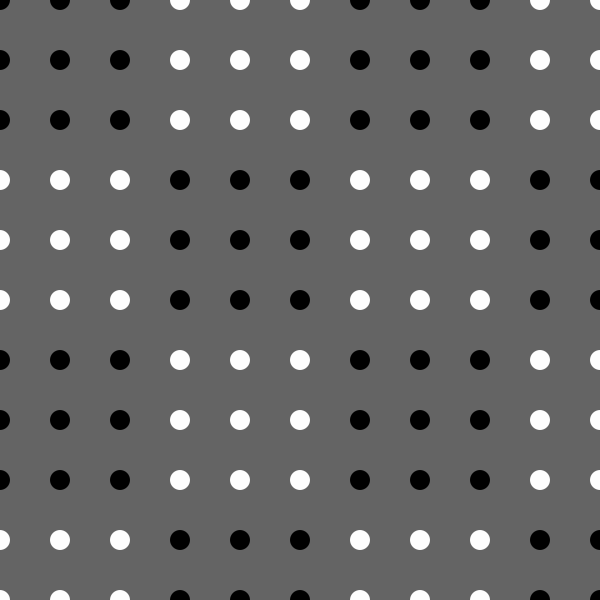
Frame 1 (no input)
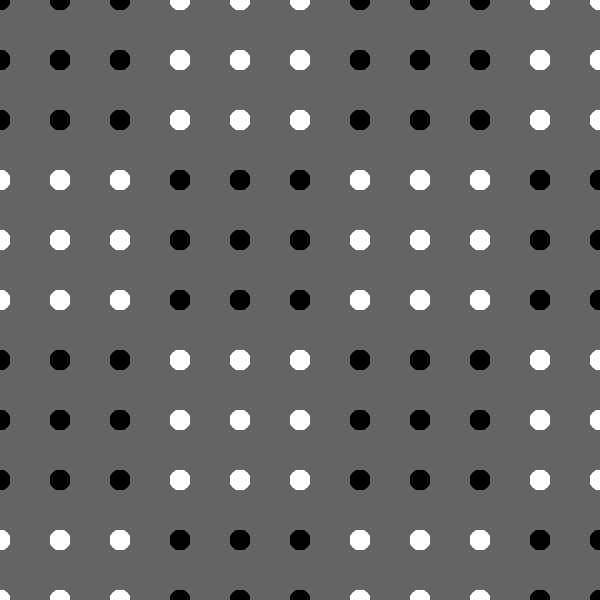
Frame 60 (the mouse pressed at the canvas centre just before this capture)
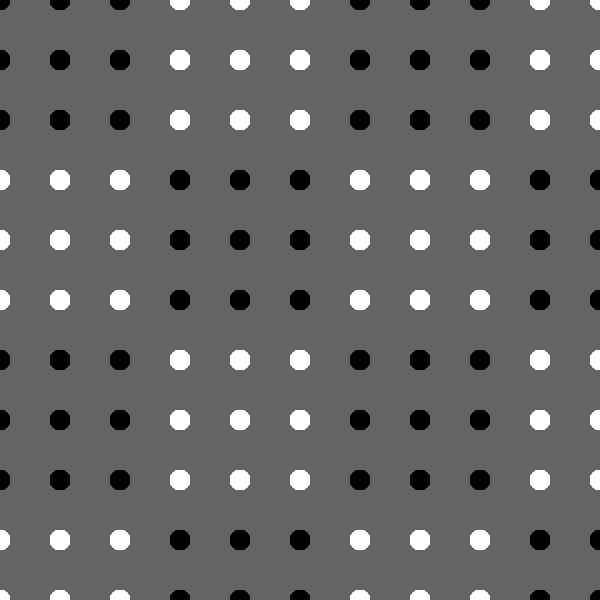
Frame 120 (the mouse held since frame 60 and released just before this capture)

The Processing sketch that drew these frames (run headless with seeded random() and noise(); from frame 60 on, the mouse is pressed at the canvas centre):

// Processing sketch: sketch_220125c
// ── sketch_220125c.pde
void setup(){
  size(600,600);
  background(100);
  noStroke();
}

void draw(){
  for(int x =0; x <= 10; x ++){
    for(int y = 0; y <= 10; y ++){      
      // 割った数だけかたまりになるが、理由がりかいできない...//
      if((x /3 + y /3 ) % 2 ==0){
        fill(0);
      }else{
        fill(255);
      }
    ellipse(x * 60,y * 60,20,20);
    }
  }
}
    
